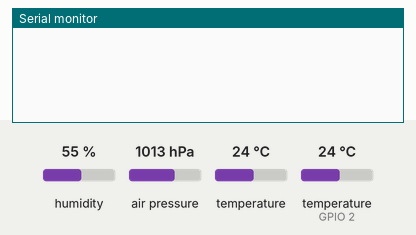
Recording of a sketch running on a simulated ESP8266 (NodeMCU). On the bench: the last lines printed to the serial monitor. Inputs (shaded band) come from the test bench; at power-on: humidity 55 %, air pressure 1013 hPa, temperature 24 °C, temperature (sensor on GPIO 2) 24 °C. WiFi joins after 1.5 s; servers stay silent unless stated.

Above: at 3.0 s.
3.1 s: humidity set to 22 %
At 5.0 s:
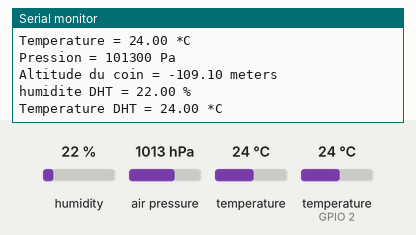
5.3 s: air pressure set to 952 hPa
At 6.1 s:
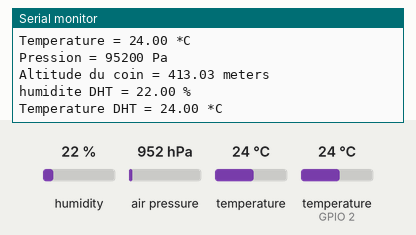
6.8 s: temperature (sensor 0) set to 12 °C
8.3 s: temperature (sensor on GPIO 2) set to 12 °C
At 9.0 s:
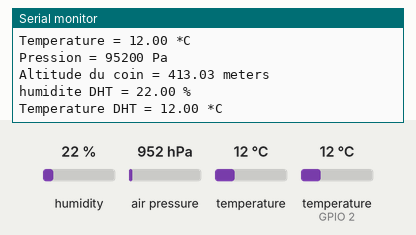
9.8 s: humidity set to 40 %
At 11.0 s:
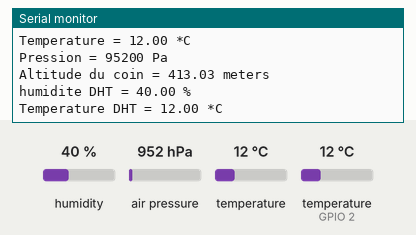
11.3 s: air pressure set to 975 hPa
At 13.1 s:
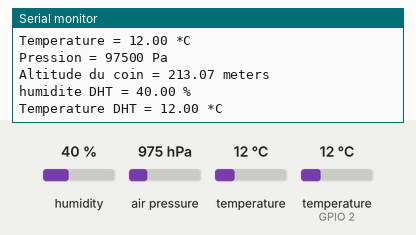
Timing chart, 0 to 13.8 s (numbered marks = the images above; inputs shaded):
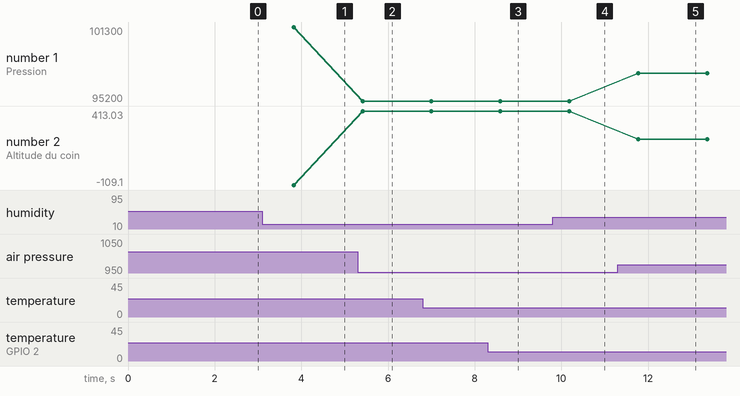

Measured:
- after the input at 3.1 s, the serial monitor: prints a new line after 0.74 s (image 1)
- after the input at 5.3 s, the serial monitor: prints a new line after 0.11 s (image 2)
- after the input at 8.3 s, the serial monitor: prints a new line after 0.33 s (image 3)
- after the input at 9.8 s, the serial monitor: prints a new line after 0.40 s (image 4)
- after the input at 11.3 s, the serial monitor: prints a new line after 0.47 s (image 5)
- plotted number 1: 101300 → 95200 after the input at 5.3 s, 95200 → 97500 after the input at 11.3 s
- plotted number 2: -109.1 → 413.03 after the input at 5.3 s, 413.03 → 213.07 after the input at 11.3 s

The sketch:

station_meteo.ino
```cpp
#define BLYNK_PRINT Serial    // A mettre en commentaire une fois en prod

#include <SPI.h>
#include <ESP8266WiFi.h>
#include <BlynkSimpleEsp8266.h>
#include <SimpleTimer.h>
#include <Adafruit_BMP085.h>
#include <Wire.h>
#include <DHTesp.h>

//pin du DHT
#define DHT11_PIN 2

//pression à la surface de la mer
#define PRESSION 100000


// On crée l'obet bmp
Adafruit_BMP085 bmp;

// On crée l'objet dht
DHTesp dht;

// Code d'authentification Blynk
char auth[] = "Ici on colle le code d'indentification";

// Mise place du wifi.
// Laissez "" si pas de mots de passe.
char ssid[] = "nom du réseau wifi";  //Le nom du wifi
char pass[] = "code du wifi";  //Mot de passe du wifi


SimpleTimer timer;

void setup()
{
  Serial.begin(9600);
  Blynk.begin(auth, ssid, pass);

  dht.setup(2, DHTesp::DHT11);
  Wire.begin();

  if (!bmp.begin()) {
    Serial.println("Bordel il est ou le barometre ?? tu las cable avec le cul ?");
    while (1) {}
  }
  // Setup a function to be called every second
  timer.setInterval(1000L, sendSensor);
}

void loop()
{
  Blynk.run(); // Initiates Blynk
  timer.run(); // Initiates SimpleTimer
}

void sendSensor()
{
  delay(dht.getMinimumSamplingPeriod());
  float h = dht.getHumidity();
  float t = dht.getTemperature(); // or dht.readTemperature(true) for Fahrenheit
  float tBmp = bmp.readTemperature();
  int p = bmp.readPressure();
  // Altitude, en fonction de la pression à 0m actuelle (récupérée sur Internet)
  float alti = bmp.readAltitude(PRESSION);

  // pour le DHT


  // afficher la température
  Serial.print("Temperature = ");
  Serial.print(tBmp);
  Serial.println(" *C");
 // afficher la ression
  Serial.print("Pression = ");
  Serial.print(p);
  Serial.println(" Pa");
//afficher la température
  Serial.print("Altitude du coin = ");
  Serial.print(alti);
  Serial.println(" meters");

//afficher la température et l'humidité du DHT11
Serial.print("humidite DHT = ");
  Serial.print(h);
  Serial.println(" %");

  Serial.print("Temperature DHT = ");
  Serial.print(t);
  Serial.println(" *C");

  Serial.println();
  delay(500);

  //On envoie les valeurs sur Blynk
  Blynk.virtualWrite(V2, tBmp); //V2 pour la température du BMP180
  Blynk.virtualWrite(V3, p); //V3 pour la pression
  Blynk.virtualWrite(V4, alti); //V4 pour l'altitude
  Blynk.virtualWrite(V5, h);  //V5 pour l'humidité
  Blynk.virtualWrite(V6, t);  //V6 pour la température
}
```
